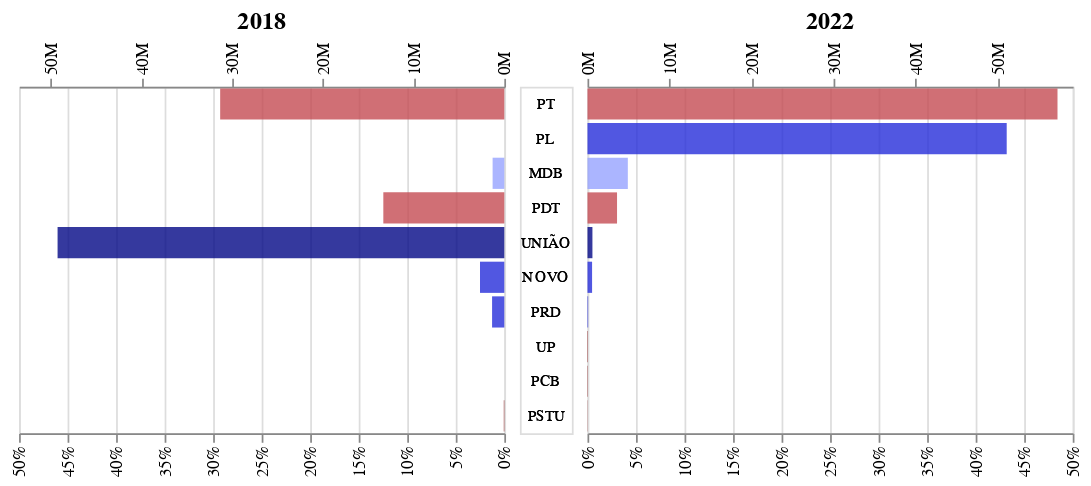

Write notebook code for a chart like this one.
### Markdown cell above
#### Votação para o senado

### Code cell
sen.configure_title(anchor="middle", fontSize=14)

### Figure 1 — Vega-Lite specification as saved in the notebook (floating-point values rounded to 4 significant figures)
{"config": {"view": {"continuousWidth": 300, "continuousHeight": 300}, "title": {"anchor": "middle", "fontSize": 14}}, "concat": [{"layer": [{"mark": {"type": "bar", "opacity": 0.8}, "encoding": {"color": {"field": "POSIC_IDEOLOGICO", "legend": null, "scale": {"domain": ["Extrema Esquerda", "Esquerda", "Centro Esquerda", "Centro", "Centro Direita", "Direita", "Extrema Direita"], "range": ["#7F0000", "#FF0000", "#C54B53", "#FFD966", "#97A3FF", "#262DDA", "#030886"]}, "type": "ordinal"}, "tooltip": [{"field": "SIGLA_2022", "title": "Partido", "type": "nominal"}, {"field": "POSIC_IDEOLOGICO", "title": "Ideologia", "type": "nominal"}, {"field": "ANO_ELEICAO", "title": "Eleição", "type": "nominal"}, {"field": "QT_VOTOS_BR", "format": ",d", "title": "Total Geral", "type": "quantitative"}, {"field": "QT_VOTOS_VALIDOS", "format": ",d", "title": "Votos Partido", "type": "quantitative"}, {"field": "PCT", "format": ".2%", "title": "Percentual", "type": "quantitative"}], "x": {"axis": {"format": "%", "labelAngle": -90, "values": [0.0, 0.05, 0.1, 0.15, 0.2, 0.25, 0.3, 0.35, 0.4, 0.45, 0.5]}, "field": "PCT", "scale": {"domain": [0, 0.5]}, "sort": "descending", "title": "", "type": "quantitative"}, "y": {"axis": null, "field": "SIGLA_2022", "sort": {"field": "QT_ORDER", "order": "descending"}, "type": "ordinal"}}, "title": "2018", "transform": [{"filter": "(datum.ANO_ELEICAO === 2018)"}]}, {"mark": {"type": "bar", "opacity": 0.8}, "encoding": {"color": {"field": "POSIC_IDEOLOGICO", "legend": null, "scale": {"domain": ["Extrema Esquerda", "Esquerda", "Centro Esquerda", "Centro", "Centro Direita", "Direita", "Extrema Direita"], "range": ["#7F0000", "#FF0000", "#C54B53", "#FFD966", "#97A3FF", "#262DDA", "#030886"]}, "type": "ordinal"}, "opacity": {"value": 0}, "tooltip": [{"field": "SIGLA_2022", "title": "Partido", "type": "nominal"}, {"field": "POSIC_IDEOLOGICO", "title": "Ideologia", "type": "nominal"}, {"field": "ANO_ELEICAO", "title": "Eleição", "type": "nominal"}, {"field": "QT_VOTOS_BR", "format": ",d", "title": "Total Geral", "type": "quantitative"}, {"field": "QT_VOTOS_VALIDOS", "format": ",d", "title": "Votos Partido", "type": "quantitative"}, {"field": "PCT", "format": ".2%", "title": "Percentual", "type": "quantitative"}], "x": {"axis": {"format": "s", "labelAngle": -90, "orient": "top"}, "field": "QT_VOTOS_VALIDOS", "scale": {"domain": [0, 53530000.0]}, "sort": "descending", "title": "", "type": "quantitative"}, "y": {"axis": null, "field": "SIGLA_2022", "sort": {"field": "QT_ORDER", "order": "descending"}, "type": "ordinal"}}, "title": "2018", "transform": [{"filter": "(datum.ANO_ELEICAO === 2018)"}]}], "resolve": {"scale": {"x": "independent"}}, "width": 280}, {"mark": {"type": "text", "fontSize": 8.5}, "encoding": {"text": {"field": "SIGLA_2022", "type": "ordinal"}, "y": {"axis": null, "field": "SIGLA_2022", "sort": {"field": "QT_ORDER", "order": "descending"}, "type": "ordinal"}}, "width": 30}, {"layer": [{"mark": {"type": "bar", "opacity": 0.8}, "encoding": {"color": {"field": "POSIC_IDEOLOGICO", "scale": {"domain": ["Extrema Esquerda", "Esquerda", "Centro Esquerda", "Centro", "Centro Direita", "Direita", "Extrema Direita"], "range": ["#7F0000", "#FF0000", "#C54B53", "#FFD966", "#97A3FF", "#262DDA", "#030886"]}, "type": "ordinal"}, "tooltip": [{"field": "SIGLA_2022", "title": "Partido", "type": "nominal"}, {"field": "POSIC_IDEOLOGICO", "title": "Ideologia", "type": "nominal"}, {"field": "ANO_ELEICAO", "title": "Eleição", "type": "nominal"}, {"field": "QT_VOTOS_BR", "format": ",d", "title": "Total Geral", "type": "quantitative"}, {"field": "QT_VOTOS_VALIDOS", "format": ",d", "title": "Votos Partido", "type": "quantitative"}, {"field": "PCT", "format": ".2%", "title": "Percentual", "type": "quantitative"}], "x": {"axis": {"format": "%", "labelAngle": -90, "values": [0.0, 0.05, 0.1, 0.15, 0.2, 0.25, 0.3, 0.35, 0.4, 0.45, 0.5]}, "field": "PCT", "scale": {"domain": [0, 0.5]}, "title": "", "type": "quantitative"}, "y": {"axis": null, "field": "SIGLA_2022", "sort": {"field": "QT_ORDER", "order": "descending"}, "type": "ordinal"}}, "title": "2022", "transform": [{"filter": "(datum.ANO_ELEICAO === 2022)"}]}, {"mark": {"type": "bar", "opacity": 0.8}, "encoding": {"color": {"field": "POSIC_IDEOLOGICO", "scale": {"domain": ["Extrema Esquerda", "Esquerda", "Centro Esquerda", "Centro", "Centro Direita", "Direita", "Extrema Direita"], "range": ["#7F0000", "#FF0000", "#C54B53", "#FFD966", "#97A3FF", "#262DDA", "#030886"]}, "type": "ordinal"}, "opacity": {"value": 0}, "tooltip": [{"field": "SIGLA_2022", "title": "Partido", "type": "nominal"}, {"field": "POSIC_IDEOLOGICO", "title": "Ideologia", "type": "nominal"}, {"field": "ANO_ELEICAO", "title": "Eleição", "type": "nominal"}, {"field": "QT_VOTOS_BR", "format": ",d", "title": "Total Geral", "type": "quantitative"}, {"field": "QT_VOTOS_VALIDOS", "format": ",d", "title": "Votos Partido", "type": "quantitative"}, {"field": "PCT", "format": ".2%", "title": "Percentual", "type": "quantitative"}], "x": {"axis": {"format": "s", "labelAngle": -90, "orient": "top"}, "field": "QT_VOTOS_VALIDOS", "scale": {"domain": [0, 59110000.0]}, "sort": "ascending", "title": "", "type": "quantitative"}, "y": {"axis": null, "field": "SIGLA_2022", "sort": {"field": "QT_ORDER", "order": "descending"}, "type": "ordinal"}}, "title": "2022", "transform": [{"filter": "(datum.ANO_ELEICAO === 2022)"}]}], "resolve": {"scale": {"x": "independent"}}, "width": 280}], "data": {"name": "data-70f477373ead5f4da1230339274f939b"}, "spacing": 2, "$schema": "https://vega.github.io/schema/vega-lite/v5.20.1.json", "datasets": {"data-70f477373ead5f4da1230339274f939b": [{"ANO_ELEICAO": 2022, "POSIC_IDEOLOGICO": "Centro Esquerda", "QT_VOTOS_VALIDOS": 57259504, "PCT": 0.4843, "QT_VOTOS_BR": 118229719, "cor": "#C54B53", "SIGLA_2022": "PT", "QT_ORDER": 57259504}, {"ANO_ELEICAO": 2022, "POSIC_IDEOLOGICO": "Direita", "QT_VOTOS_VALIDOS": 51072345, "PCT": 0.432, "QT_VOTOS_BR": 118229719, "cor": "#262DDA", "SIGLA_2022": "PL", "QT_ORDER": 51072345}, {"ANO_ELEICAO": 2022, "POSIC_IDEOLOGICO": "Centro Direita", "QT_VOTOS_VALIDOS": 4915423, "PCT": 0.04158, "QT_VOTOS_BR": 118229719, "cor": "#97A3FF", "SIGLA_2022": "MDB", "QT_ORDER": 4915423}, {"ANO_ELEICAO": 2022, "POSIC_IDEOLOGICO": "Centro Esquerda", "QT_VOTOS_VALIDOS": 3599287, "PCT": 0.03044, "QT_VOTOS_BR": 118229719, "cor": "#C54B53", "SIGLA_2022": "PDT", "QT_ORDER": 3599287}, {"ANO_ELEICAO": 2022, "POSIC_IDEOLOGICO": "Extrema Direita", "QT_VOTOS_VALIDOS": 600955, "PCT": 0.005083, "QT_VOTOS_BR": 118229719, "cor": "#030886", "SIGLA_2022": "UNIÃO", "QT_ORDER": 600955}, {"ANO_ELEICAO": 2022, "POSIC_IDEOLOGICO": "Direita", "QT_VOTOS_VALIDOS": 559708, "PCT": 0.004734, "QT_VOTOS_BR": 118229719, "cor": "#262DDA", "SIGLA_2022": "NOVO", "QT_ORDER": 559708}, {"ANO_ELEICAO": 2022, "POSIC_IDEOLOGICO": "Direita", "QT_VOTOS_VALIDOS": 81129, "PCT": 0.0006862, "QT_VOTOS_BR": 118229719, "cor": "#262DDA", "SIGLA_2022": "PRD", "QT_ORDER": 81129}, {"ANO_ELEICAO": 2022, "POSIC_IDEOLOGICO": "Extrema Esquerda", "QT_VOTOS_VALIDOS": 53519, "PCT": 0.0004527, "QT_VOTOS_BR": 118229719, "cor": "#7F0000", "SIGLA_2022": "UP", "QT_ORDER": 53519}, {"ANO_ELEICAO": 2022, "POSIC_IDEOLOGICO": "Extrema Esquerda", "QT_VOTOS_VALIDOS": 45620, "PCT": 0.0003859, "QT_VOTOS_BR": 118229719, "cor": "#7F0000", "SIGLA_2022": "PCB", "QT_ORDER": 45620}, {"ANO_ELEICAO": 2022, "POSIC_IDEOLOGICO": "Extrema Esquerda", "QT_VOTOS_VALIDOS": 25625, "PCT": 0.0002167, "QT_VOTOS_BR": 118229719, "cor": "#7F0000", "SIGLA_2022": "PSTU", "QT_ORDER": 25625}, {"ANO_ELEICAO": 2018, "POSIC_IDEOLOGICO": "Centro Esquerda", "QT_VOTOS_VALIDOS": 31342051, "PCT": 0.2928, "QT_VOTOS_BR": 107050749, "cor": "#C54B53", "SIGLA_2022": "PT", "QT_ORDER": 57259504}, {"ANO_ELEICAO": 2018, "POSIC_IDEOLOGICO": null, "QT_VOTOS_VALIDOS": 0, "PCT": 0.0, "QT_VOTOS_BR": 0, "cor": null, "SIGLA_2022": "PL", "QT_ORDER": 51072345}, {"ANO_ELEICAO": 2018, "POSIC_IDEOLOGICO": "Centro Direita", "QT_VOTOS_VALIDOS": 1288950, "PCT": 0.01204, "QT_VOTOS_BR": 107050749, "cor": "#97A3FF", "SIGLA_2022": "MDB", "QT_ORDER": 4915423}, {"ANO_ELEICAO": 2018, "POSIC_IDEOLOGICO": "Centro Esquerda", "QT_VOTOS_VALIDOS": 13344371, "PCT": 0.1247, "QT_VOTOS_BR": 107050749, "cor": "#C54B53", "SIGLA_2022": "PDT", "QT_ORDER": 3599287}, {"ANO_ELEICAO": 2018, "POSIC_IDEOLOGICO": "Extrema Direita", "QT_VOTOS_VALIDOS": 49277010, "PCT": 0.4603, "QT_VOTOS_BR": 107050749, "cor": "#030886", "SIGLA_2022": "UNIÃO", "QT_ORDER": 600955}, {"ANO_ELEICAO": 2018, "POSIC_IDEOLOGICO": "Direita", "QT_VOTOS_VALIDOS": 2679745, "PCT": 0.02503, "QT_VOTOS_BR": 107050749, "cor": "#262DDA", "SIGLA_2022": "NOVO", "QT_ORDER": 559708}, {"ANO_ELEICAO": 2018, "POSIC_IDEOLOGICO": "Direita", "QT_VOTOS_VALIDOS": 1348323, "PCT": 0.0126, "QT_VOTOS_BR": 107050749, "cor": "#262DDA", "SIGLA_2022": "PRD", "QT_ORDER": 81129}, {"ANO_ELEICAO": 2018, "POSIC_IDEOLOGICO": null, "QT_VOTOS_VALIDOS": 0, "PCT": 0.0, "QT_VOTOS_BR": 0, "cor": null, "SIGLA_2022": "UP", "QT_ORDER": 53519}, {"ANO_ELEICAO": 2018, "POSIC_IDEOLOGICO": null, "QT_VOTOS_VALIDOS": 0, "PCT": 0.0, "QT_VOTOS_BR": 0, "cor": null, "SIGLA_2022": "PCB", "QT_ORDER": 45620}, {"ANO_ELEICAO": 2018, "POSIC_IDEOLOGICO": "Extrema Esquerda", "QT_VOTOS_VALIDOS": 55762, "PCT": 0.0005209, "QT_VOTOS_BR": 107050749, "cor": "#7F0000", "SIGLA_2022": "PSTU", "QT_ORDER": 25625}]}}
